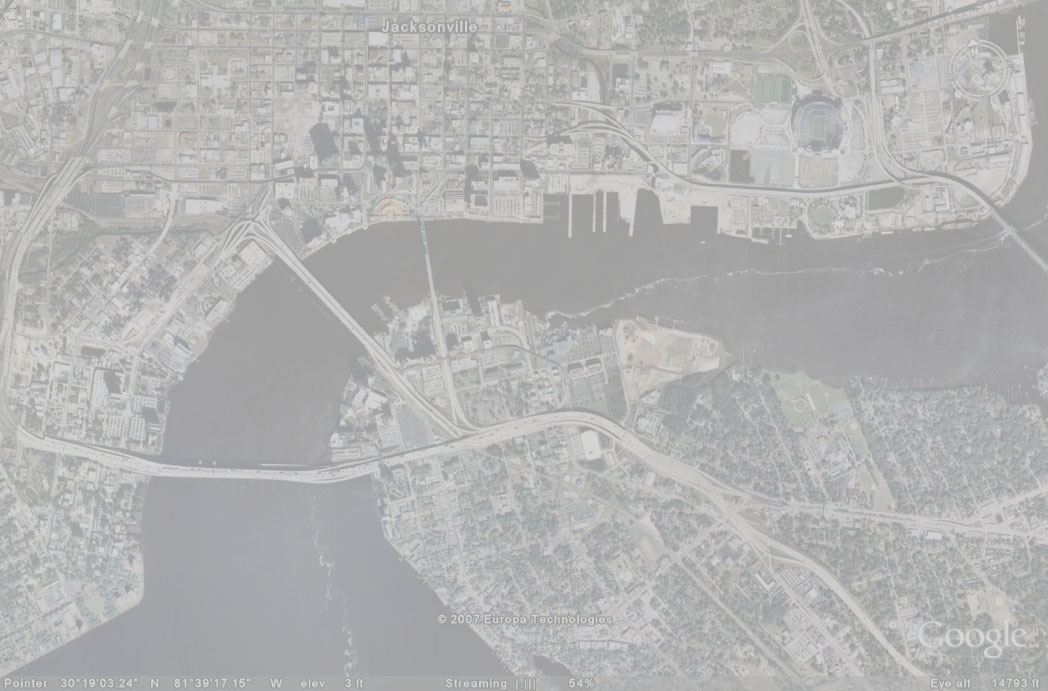
%> input picture A1/Code Files - Group - 13/input_sat_image.jpg, 1048 x 691 px, given in place of img.jpg, which was not available
$ octave --eval "main;"   (GNU Octave 9; MATLAB toolbox functions it lacks are replaced by stand-ins)
%> lines starting %> are read from the running program, lines starting %| are printed output that depends on the picture; in (x1, y1, x2, y2) boxes, pixels count from 0 and x2, y2 are one past the last pixel; in counts of white or black regions, pixels touching at a corner belong together; the program's own positions count from 1; pictures that were not available may be replaced by others from this repository, and a replacement may not be noted
function main()
    % Task 1: Image Enhancement
    color_image = imread('img.jpg');
%> color_image is the input picture: size 691x1048x3 uint8; mean R, G, B 178.9, 179.2, 178.8
    gray_image = rgb2gray(color_image);
    subplot(1, 5, 1);
    imshow(gray_image);
    title('Original Image');
    min_val = min(gray_image(:));
%> min_val = 145
    max_val = max(gray_image(:));
%> max_val = 226
    enhanced_image = uint8((gray_image - min_val) * (255 / (max_val - min_val)));
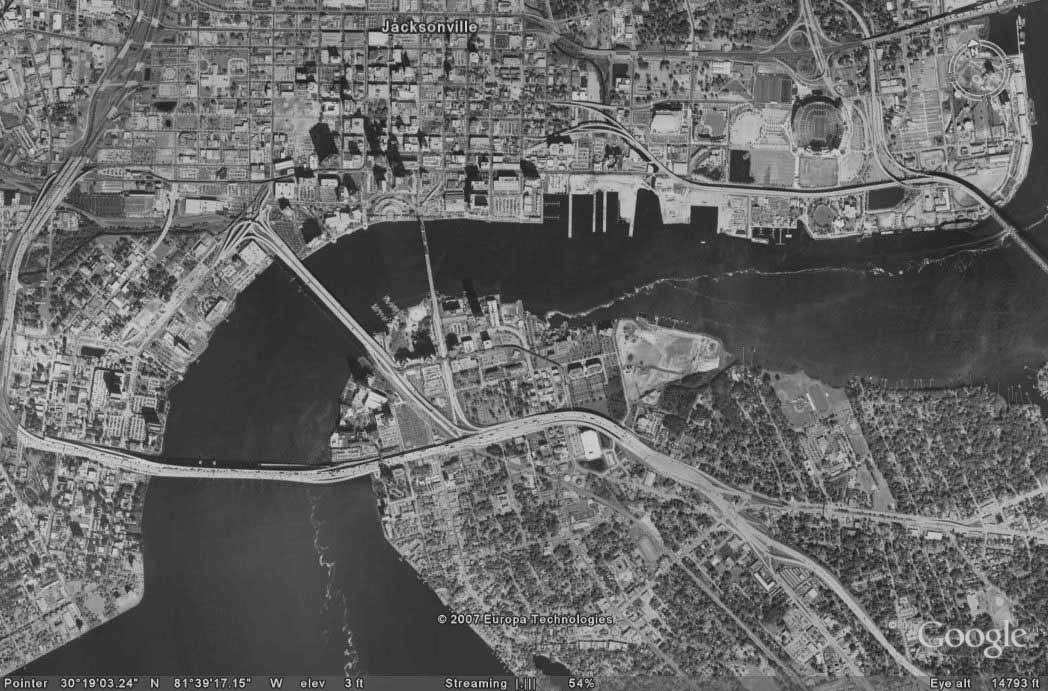
%> enhanced_image: size 691x1048 uint8; min 0, max 243, mean 102.3
    subplot(1, 5, 2);
    imshow(enhanced_image);
    title('Enhanced Image');

    % Task 2: Binarization
    threshold = graythresh(enhanced_image);
%> threshold = 0.416
    binary_mask = im2bw(enhanced_image, 0.3);
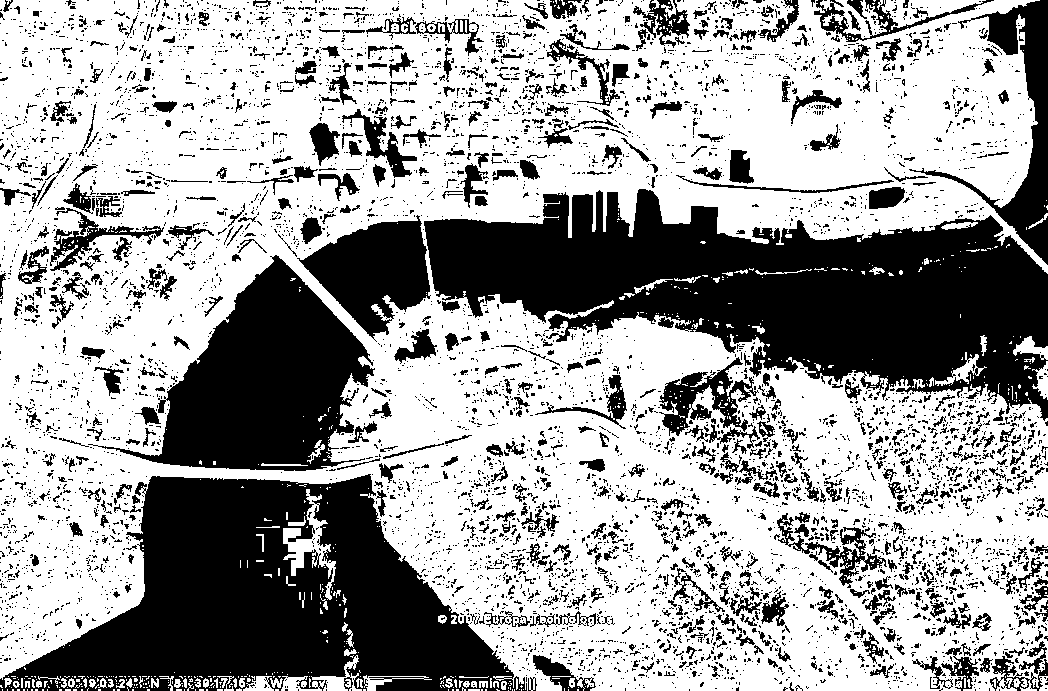
%> binary_mask: size 691x1048 logical; 63.2% white; 6142 black regions (5452 under 20 px), largest, box (x1, y1, x2, y2) and area: (424, 189, 1048, 421) 75493, (0, 474, 527, 691) 62591, (88, 255, 375, 471) 28828
    subplot(1, 5, 3);
    imshow(binary_mask);
    title('Binary Mask');

    % Task 3: Morphological Operators
    SE_opening = strel('disk', 10);
    binary_mask_opened = imopen(binary_mask, SE_opening);
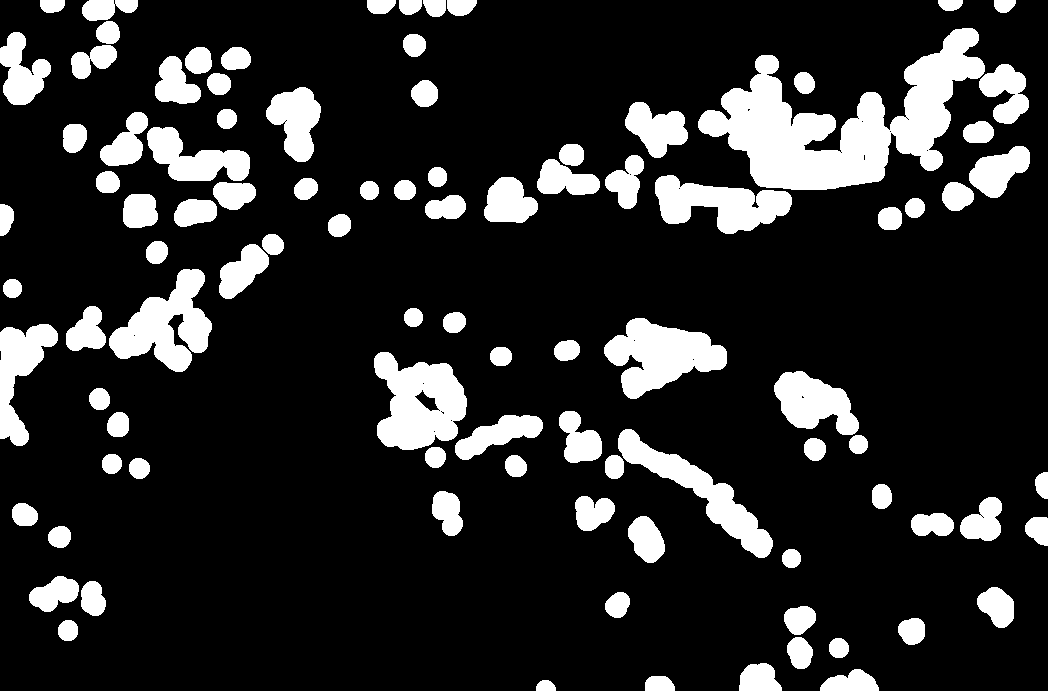
%> binary_mask_opened: size 691x1048 logical; 16.4% white; 97 white regions, largest, box (x1, y1, x2, y2) and area: (698, 28, 985, 190) 19765, (374, 352, 467, 450) 6115, (604, 318, 727, 399) 5646
    SE_closing = strel('disk', 4);
    binary_mask_closed = imclose(binary_mask_opened, SE_closing);
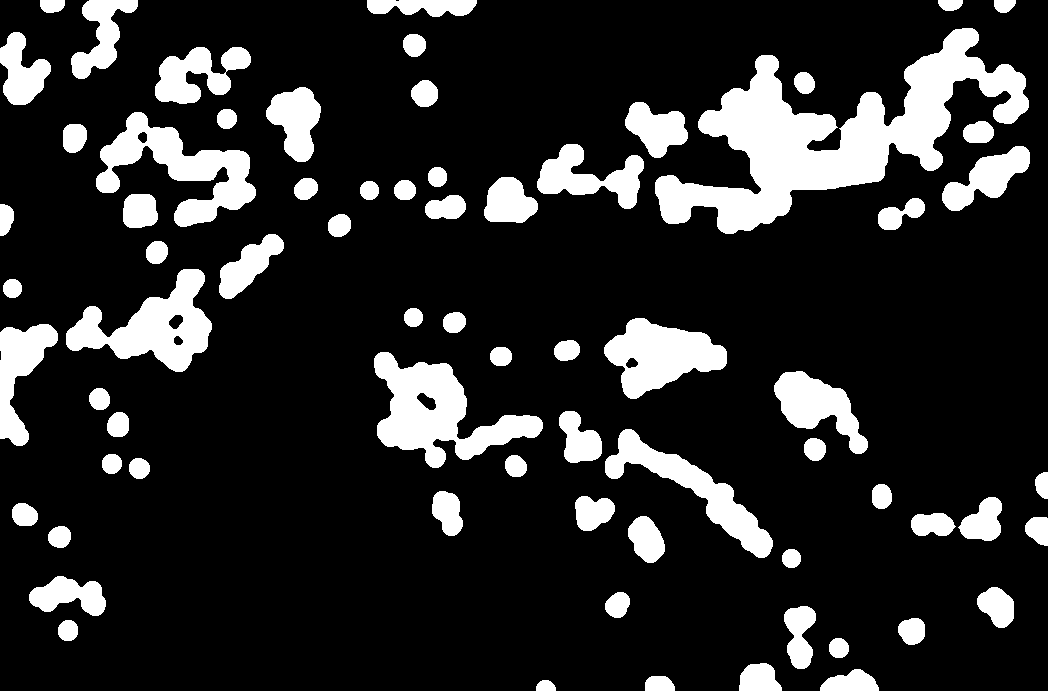
%> binary_mask_closed: size 691x1048 logical; 16.7% white; 71 white regions, largest, box (x1, y1, x2, y2) and area: (655, 28, 1029, 234) 26649, (374, 352, 543, 468) 8563, (96, 112, 256, 227) 7055
    subplot(1, 5, 4);
    imshow(binary_mask_closed);
    title('Filtered Binary Mask');
    overlay_image_final = imoverlay(enhanced_image, binary_mask_closed, [1, 1, 1]);
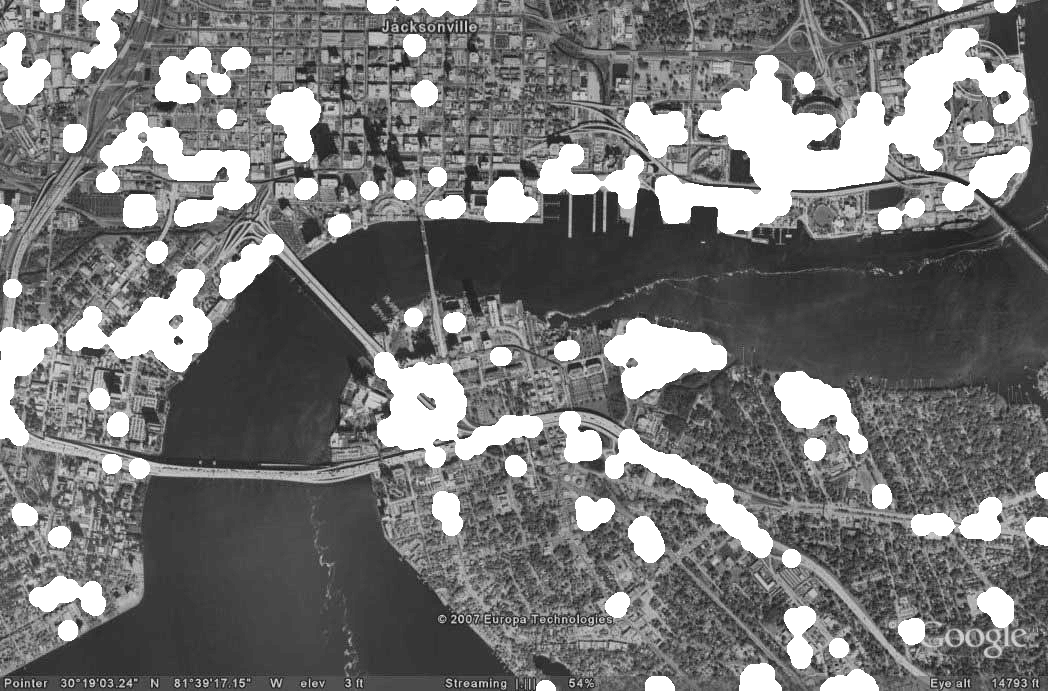
%> overlay_image_final: size 691x1048x3 uint8; min 0, max 255, mean 121.1
    subplot(1, 5, 5);
    imshow(overlay_image_final);
    title('Overlay of Enhanced Image and Filtered Mask');
end
